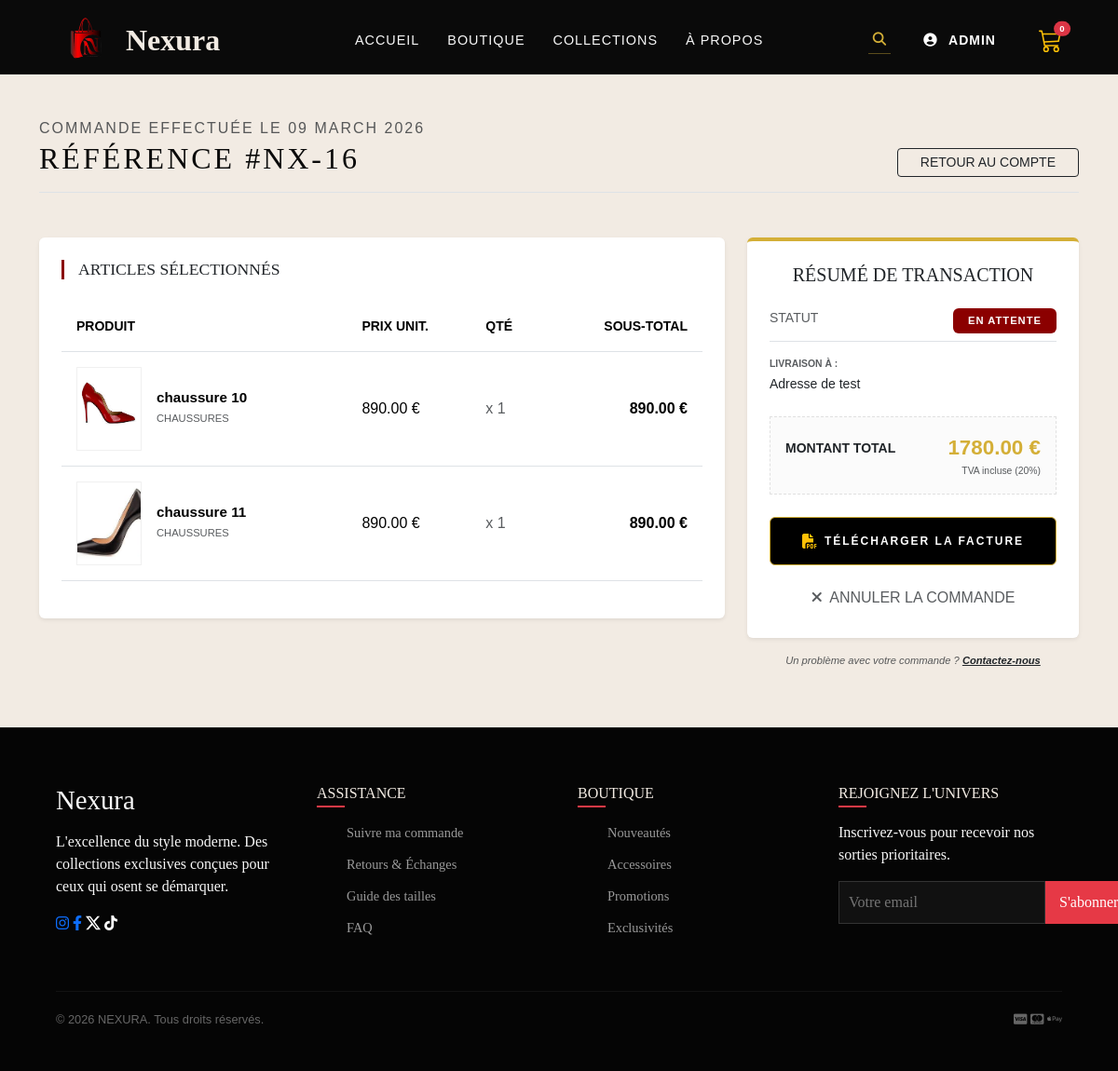
Page /commande/16/ (signed in) on the committed database.
### Nexura/models.py (models this page shows, shortened)
class Commande(models.Model):
    STATUT_CHOICES = [
        ('En attente', 'En attente'),
        ('En cours', 'Préparation'),
        ('Expédiée', 'Expédiée'),
        ('Livrée', 'Livrée'),
    ]
    user = models.ForeignKey(User, on_delete=models.CASCADE, related_name='commandes')
    date_commande = models.DateTimeField(auto_now_add=True)
    total = models.DecimalField(max_digits=10, decimal_places=2)
    statut = models.CharField(max_length=20, choices=STATUT_CHOICES, default='En attente')
    adresse_livraison = models.TextField()

class CommandeItem(models.Model):
    commande = models.ForeignKey(Commande, on_delete=models.CASCADE, related_name='items')
    product = models.ForeignKey(Product, on_delete=models.CASCADE)
    quantite = models.PositiveIntegerField(default=1)
    prix_unitaire = models.DecimalField(max_digits=10, decimal_places=2)
    @property
    def total_item(self):
        return self.quantite * self.prix_unitaire

class Product(models.Model):
    name = models.CharField(max_length=200, verbose_name="Nom du produit")
    price = models.DecimalField(max_digits=10, decimal_places=2, verbose_name="Prix (€)")
    image_front = models.ImageField(upload_to='products/front/', verbose_name="Image de face")
    image_back = models.ImageField(upload_to='products/back/', verbose_name="Image au survol (hover)")
    stock = models.PositiveIntegerField(default=10)
    CATEGORY_CHOICES = [
        ('VESTE', 'Vestes'),
        ('MANTEAU', 'Manteaux'),
        ('ACCESSOIRE', 'Accessoires'),
        ('ROBE','Robes'),
        ('CHAUSSURE','Chaussures'),
        ('PANTALON','pantalons'),
    ]
    category = models.CharField(max_length=20, choices=CATEGORY_CHOICES, default='VESTE')
    created_at = models.DateTimeField(auto_now_add=True)
    class Meta:
        verbose_name = "Produit"
        ordering = ['-created_at']

### Nexura/views.py (the view)
# urls.py: path('commande/<int:commande_id>/', views.detail_commande, name='detail_commande'),
@login_required
def detail_commande(request, commande_id):
    commande = get_object_or_404(Commande, id=commande_id, user=request.user)
    return render(request, 'detail_commande.html', {'commande': commande, 'items': commande.items.all()})

### Nexura/templates/detail_commande.html (shortened to what this page needs)
{% extends 'base.html' %}
{% block content %}
<div class="container py-5" style="min-height: 85vh; background: #F2EBE3">
    <div class="mb-5 d-flex justify-content-between align-items-end border-bottom pb-3">
        <div>
            <h6 class="text-muted mb-1" style="letter-spacing: 2px;">COMMANDE EFFECTUÉE LE {{ commande.date_commande|date:"d F Y"|upper }}</h6>
            <h2 class="serif text-uppercase mb-0" style="letter-spacing: 3px;">Référence #NX-{{ commande.id }}</h2>
        </div>
        <a href="{% url 'dashboard' %}" class="btn btn-outline-dark btn-sm rounded-7 px-4" style="">RETOUR AU COMPTE</a>
    </div>
    <div class="row">
        <div class="col-lg-8">
            <div class="card border-0 shadow-sm p-4 mb-4 bg-white">
                <h5 class="serif mb-4" style="font-size: 1.1rem; border-left: 3px solid #8B0000; padding-left: 15px;">ARTICLES SÉLECTIONNÉS</h5>
                <div class="table-responsive">
                    <table class="table align-middle">
                        <thead class="text-muted small text-uppercase" style="background: #fafafa;">
                            <tr>
                                <th class="py-3 ps-3">Produit</th>
                                <th class="py-3">Prix Unit.</th>
                                <th class="py-3">Qté</th>
                                <th class="py-3 text-end pe-3">Sous-total</th>
                            </tr>
                        </thead>
                        <tbody>
                            {% for item in items %}
                            <tr>
                                <td class="d-flex align-items-center py-3 ps-3">
                                    <div style="width: 70px; height: 90px; overflow: hidden; border: 1px solid #f0f0f0;">
                                        <img src="{{ item.product.image_front.url }}" alt="" style="width: 100%; height: 100%; object-fit: cover;">
                                    </div>
                                    <div class="ms-3">
                                        <h6 class="mb-0 fw-bold" style="font-size: 0.95rem;">{{ item.product.name }}</h6>
                                        <small class="text-muted text-uppercase" style="font-size: 0.7rem;">{{ item.product.get_category_display }}</small>
                                    </div>
                                </td>
                                <td>{{ item.prix_unitaire }} €</td>
                                <td class="text-muted">x {{ item.quantite }}</td>
                                <td class="text-end pe-3 fw-bold">{{ item.total_item }} €</td>
                            </tr>
                            {% endfor %}
                        </tbody>
                    </table>
                </div>
            </div>
        </div>
        <div class="col-lg-4">
            <div class="sticky-top" style="top: 20px;">
                <div class="card border-0 shadow-sm p-4 bg-white" style="border-top: 4px solid #D4AF37 !important;">
                    <h5 class="serif mb-4 text-center">RÉSUMÉ DE TRANSACTION</h5>
                    <div class="d-flex justify-content-between mb-3 pb-2 border-bottom">
                        <span class="text-muted small">STATUT</span>
                        <span class="badge px-3 py-2" style="background: #8B0000; font-size: 0.7rem; letter-spacing: 1px;">
                            {{ commande.statut|upper }}
                        </span>
                    </div>
                    <div class="mb-4">
                        <p class="small text-muted mb-1 text-uppercase fw-bold" style="font-size: 0.65rem;">LIVRAISON À :</p>
                        <p class="small mb-0 text-dark">{{ commande.adresse_livraison }}</p>
                    </div>
                    <div class="p-3 mb-4" style="background: #fbfbfb; border: 1px dashed #e0e0e0;">
                        <div class="d-flex justify-content-between align-items-center">
                            <span class="fw-bold small">MONTANT TOTAL</span>
                            <span class="fw-bold" style="color: #D4AF37; font-size: 1.4rem;">{{ commande.total }} €</span>
                        </div>
                        <small class="text-muted d-block text-end" style="font-size: 0.65rem;">TVA incluse (20%)</small>
                    </div>
                    <a href="{% url 'facture_pdf' commande.id %}" class="btn btn-dark w-100 rounded-10 py-3 d-flex align-items-center justify-content-center" style="background: #000; border: 1px solid #D4AF37; transition: 0.3s;">
                        <i class="fas fa-file-pdf me-2 text-warning"></i>
                        <span style="font-size: 0.75rem; letter-spacing: 2px; font-weight: 700;border-radius:7px;">TÉLÉCHARGER LA FACTURE</span>
                    </a>
                    {% if commande.statut == 'En attente' %}
                        <div class="mt-3">
                            <form action="{% url 'annuler_commande' commande.id %}" method="POST" onsubmit="return confirm('Êtes-vous sûr de vouloir annuler cette commande prestigieuse ?');">
                                <button type="submit" class="btn btn-link w-100 text-muted small text-decoration-none hover-danger">
                                    <i class="fas fa-times me-1"></i> ANNULER LA COMMANDE
                                </button>
                            </form>
                        </div>
                    {% endif %}
                </div>
                <p class="text-center text-muted mt-3" style="font-size: 0.7rem; font-style: italic;">
                    Un problème avec votre commande ? <a href="{% url 'about' %}" class="text-dark fw-bold">Contactez-nous</a>
                </p>
            </div>
        </div>
    </div>
</div>
{% endblock %}

### Nexura/templates/base.html (shortened to what this page needs)
{% load static %}
<!DOCTYPE html>
<html lang="en">
<head>
    <link href="https://cdn.jsdelivr.net/npm/bootstrap@5.3.3/dist/css/bootstrap.min.css" rel="stylesheet">
    <link rel="stylesheet" href="https://cdnjs.cloudflare.com/ajax/libs/font-awesome/6.4.0/css/all.min.css">
    <link rel="stylesheet" href="https://cdn.jsdelivr.net/npm/bootstrap-icons@1.11.1/font/bootstrap-icons.css">
    <link rel="stylesheet" href="{% static 'css/style.css' %}">
    <link rel="stylesheet" href="{% static 'css/boutiquestyle.css' %}">
    <link rel="stylesheet" href="{% static 'css/collectionstyle.css' %}">
    <link rel="stylesheet" href="{% static 'css/homestyle.css' %}">
    <link rel="stylesheet" href="{% static 'css/aboutstyle.css' %}">
</head>
<body>
    <nav class="navbar">
        <div class="nav-container">
            <a class="nav-logo" href="{% url 'home'%}">
                <img src="{% static 'image/logo1.png' %}" alt="Logo" width="65" height="70" class="d-inline-block align-text-top">
                Nexura
            </a>
            <ul class="nav-links" id="nav-menu">
                <li><a href="{% url 'home' %}" class="nav-item">Accueil</a></li>
                <li><a href="{% url 'boutique' %}" class="nav-item">Boutique</a></li>
                <li><a href="{% url 'collection' %}" class="nav-item">Collections</a></li>
                <li><a href="{% url 'about' %}" class="nav-item">À propos</a></li>
            </ul>
            <div class="nav-actions d-flex align-items-center">
                <div class="search-container">
                    <form action="{% url 'boutique' %}" method="GET" class="search-form">
                        <button type="submit" class="search-btn">
                            <i class="fas fa-search"></i>
                        </button>
                    </form>
                </div>
                {% if user.is_authenticated %}
                    <div class="d-flex align-items-center me-3">
                        <a href="{% url 'dashboard' %}" style="text-decoration:none">
                            <i class="fas fa-user-circle text-white me-2" style="font-size: 0.9rem;"></i>
                            <span class="text-white small fw-bold text-uppercase" style="letter-spacing: 1px;">
                                {{ user.username }}
                            </span>
                        </a>
                    </div>
                {% else %}
                    {% if request.resolver_match.url_name == 'boutique' %}
                        <a href="{% url 'login' %}" class="btn-nexura-auth me-3">CONNEXION</a>
                    {% endif %}
                {% endif %}
                <a href="{% url 'panier' %}" class="cart-link">
                    <span class="badge rounded-pill bg-danger position-absolute top-0 start-100 translate-middle" style="font-size: 0.6rem;">
                        {{ cart_count }}
                    </span>
                </a>
            </div>
        </div>
    </nav>
    {% block content %}{% endblock content %}
<footer class="main-footer">
<div class="footer-container" style="font-family: 'Times New Roman', Times, serif;font-size: 16px;">
<div class="footer-col">
<h2 class="footer-logo">Nexura</h2>
<p class="footer-description">
L'excellence du style moderne. Des collections exclusives conçues pour ceux qui osent se démarquer.
</p>
<div class="footer-socials" style="justify-content: space-between;">
<a href="#"><i class="fab fa-instagram"></i></a>
<a href="#"><i class="fab fa-facebook-f"></i></a>
<a href="#"><i class="bi bi-twitter-x" style="color: white;"></i></a>
<a href="#"><i class="fab fa-tiktok" style="color: white;"></i></a>
</div>
</div>
<div class="footer-col">
<h3>Assistance</h3>
<ul>
<li><a href="{% url 'suivi_commande' %}">Suivre ma commande</a></li>
<li><a href="{% url 'retours_view' %}">Retours & Échanges</a></li>
<li><a href="{% url 'guide_tailles' %}">Guide des tailles</a></li>
<li><a href="{% url 'faq' %}">FAQ</a></li>
</ul>
</div>
<div class="footer-col">
<h3>Boutique</h3>
<ul>
        <li><a href="{% url 'boutique' %}?filtre=nouveautes">Nouveautés</a></li>
        <li><a href="{% url 'boutique' %}?categorie=ACC">Accessoires</a></li>
        <li><a href="{% url 'boutique' %}?filtre=promos">Promotions</a></li>
        <li><a href="{% url 'boutique' %}">Exclusivités</a></li>
    </ul>
</div>
<div class="footer-col">
    <h3>Rejoignez l'univers</h3>
    <p>Inscrivez-vous pour recevoir nos sorties prioritaires.</p>
    <form action="{% url 'newsletter_subscribe' %}" method="POST" class="newsletter-form">
        <input type="email" name="email" placeholder="Votre email" required>
        <button type="submit">S'abonner</button>
    </form>
</div>
</div>
<div class="footer-bottom">
<p>&copy; 2026 NEXURA. Tous droits réservés.</p>
<div class="payment-icons">
<i class="fab fa-cc-visa"></i>
<i class="fab fa-cc-mastercard"></i>
<i class="fab fa-apple-pay"></i>
</div>
</div>
</footer>
</body>
</html>

### rows in the picture
Commande: date_commande "09 MARCH 2026", id "16", statut "EN ATTENTE", adresse_livraison "Adresse de test", total "1780.00"
CommandeItem: product.image_front (picture), product.name "chaussure 10", product.category "CHAUSSURES", prix_unitaire "890.00", quantite "1", total_item "890.00"
CommandeItem: product.image_front (picture), product.name "chaussure 11", product.category "CHAUSSURES", prix_unitaire "890.00", quantite "1", total_item "890.00"

### other values in the picture
{{ user.username }} "ADMIN"
{{ cart_count }} "0"
